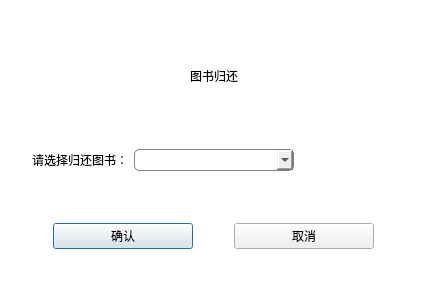
<?xml version="1.0" encoding="UTF-8"?>
<ui version="4.0">
 <class>Dlg_ReturnBook</class>
 <widget class="QDialog" name="Dlg_ReturnBook">
  <property name="geometry">
   <rect>
    <x>0</x>
    <y>0</y>
    <width>428</width>
    <height>295</height>
   </rect>
  </property>
  <property name="windowTitle">
   <string>图书归还</string>
  </property>
  <property name="styleSheet">
   <string notr="true">QLabel#lb_title{
	font:40px '星月行书';
}
QLabel#lb_txt{
font:20px '黑体';
}
QComboBox{
border-radius:5px;
min-height: 20px;
border:1px solid gray;
}
QPushButton[name=btn]{
border-radius:4px;
background:#409eff;
color:white;
font:18px &quot;黑体&quot;;
}
QWidget#bg{
background:white;
}</string>
  </property>
  <layout class="QGridLayout" name="gridLayout">
   <property name="leftMargin">
    <number>0</number>
   </property>
   <property name="topMargin">
    <number>0</number>
   </property>
   <property name="rightMargin">
    <number>0</number>
   </property>
   <property name="bottomMargin">
    <number>0</number>
   </property>
   <property name="spacing">
    <number>0</number>
   </property>
   <item row="0" column="0">
    <widget class="QWidget" name="bg" native="true">
     <property name="minimumSize">
      <size>
       <width>0</width>
       <height>26</height>
      </size>
     </property>
     <layout class="QGridLayout" name="gridLayout_2">
      <item row="3" column="0" colspan="3">
       <widget class="QWidget" name="widget" native="true">
        <property name="minimumSize">
         <size>
          <width>0</width>
          <height>20</height>
         </size>
        </property>
        <property name="maximumSize">
         <size>
          <width>16777215</width>
          <height>35</height>
         </size>
        </property>
        <layout class="QGridLayout" name="gridLayout_3">
         <item row="0" column="0">
          <widget class="QPushButton" name="btn_confirm">
           <property name="minimumSize">
            <size>
             <width>0</width>
             <height>26</height>
            </size>
           </property>
           <property name="maximumSize">
            <size>
             <width>140</width>
             <height>26</height>
            </size>
           </property>
           <property name="text">
            <string>确认</string>
           </property>
           <property name="name" stdset="0">
            <string>btn</string>
           </property>
          </widget>
         </item>
         <item row="0" column="1">
          <widget class="QPushButton" name="btn_cancel">
           <property name="minimumSize">
            <size>
             <width>0</width>
             <height>26</height>
            </size>
           </property>
           <property name="maximumSize">
            <size>
             <width>140</width>
             <height>26</height>
            </size>
           </property>
           <property name="text">
            <string>取消</string>
           </property>
           <property name="name" stdset="0">
            <string>btn</string>
           </property>
          </widget>
         </item>
        </layout>
       </widget>
      </item>
      <item row="0" column="0" colspan="3">
       <widget class="QLabel" name="lb_title">
        <property name="maximumSize">
         <size>
          <width>16777215</width>
          <height>60</height>
         </size>
        </property>
        <property name="text">
         <string>图书归还</string>
        </property>
        <property name="alignment">
         <set>Qt::AlignCenter</set>
        </property>
       </widget>
      </item>
      <item row="1" column="0">
       <widget class="QLabel" name="lb_txt">
        <property name="text">
         <string>    请选择归还图书：</string>
        </property>
        <property name="alignment">
         <set>Qt::AlignRight|Qt::AlignTrailing|Qt::AlignVCenter</set>
        </property>
       </widget>
      </item>
      <item row="1" column="1">
       <widget class="QComboBox" name="cb">
        <property name="minimumSize">
         <size>
          <width>160</width>
          <height>22</height>
         </size>
        </property>
        <property name="maximumSize">
         <size>
          <width>160</width>
          <height>16777215</height>
         </size>
        </property>
       </widget>
      </item>
     </layout>
    </widget>
   </item>
  </layout>
 </widget>
 <resources/>
 <connections/>
</ui>
